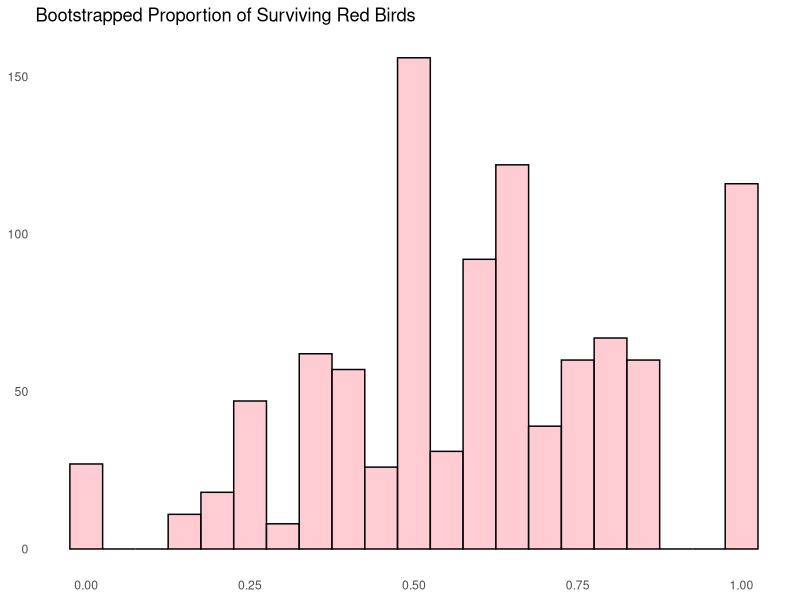

Write the R code that produced this figure.
# Install ggplot2 if you haven't already
# install.packages("ggplot2")

library(ggplot2)
library(dplyr)
# Clear all variables in the environment
rm(list = ls())

# Create the groups
long_birds <- rep("Red", 5)   # 5 Red individuals
short_birds <- rep("Blue", 5)  # 5 Blue individuals

# Combine both groups into one vector
group <- c(short_birds, long_birds)

# Create a data frame for plotting
group_df <- data.frame(ID = 1:10, Group = group)

# Shuffle the group and randomly select 5 individuals to "kill"
#set.seed(123)  # Set seed for reproducibility
killed_indices <- sample(1:10, 5)  # Randomly select 5 indices to kill

# Mark Killed Individuals in the data frame
group_df$Killed <- FALSE  # Initialize the Killed column
group_df$Killed[killed_indices] <- TRUE  # Mark the killed individuals

# Number of bootstrap samples
n_bootstrap <- 1000 #do this a number of times
bootstrap_results <- numeric(n_bootstrap)

# sample from your bootstrapped population 
for (i in 1:n_bootstrap) {
  # Sample with replacement from the original data, respecting killed status
  bootstrap_sample <- sample(1:10, 10, replace = TRUE)
  
  # Get the Groups and Killed status for the sampled indices
  sampled_groups <- group_df$Group[bootstrap_sample]
  sampled_killed <- group_df$Killed[bootstrap_sample]
  
  # Calculate the proportion of surviving Red birds
  bootstrap_results[i] <- mean(sampled_groups[sampled_killed == FALSE] == "Red")
}

# Create a data frame for bootstrap results
bootstrap_df <- data.frame(Proportion_Surviving_Red = bootstrap_results)

# Plot the distribution of bootstrap results
p<-ggplot(bootstrap_df, aes(x = Proportion_Surviving_Red)) +
  geom_histogram(binwidth = 0.05, fill = "lightpink", color = "black", alpha = 0.7) +
  labs(title = "Bootstrapped Proportion of Surviving Red Birds",
       x = "Proportion of Surviving Red Birds",
       y = "Frequency") +
  theme_minimal() +
  theme(panel.grid.major = element_blank(),  # Remove major grid lines
        panel.grid.minor = element_blank(),  # Remove minor grid lines
        axis.title.x = element_blank(), 
        axis.title.y = element_blank()) 
p

# Assume p_null is the null hypothesis proportion (e.g., 50% red survival)
observed_proportion <- 0.5977786

# Perform a one-sample t-test
t_test_result <- t.test(bootstrap_results, mu = observed_proportion)
# Extract the p-value from the t-test result
p_value <- t_test_result$p.value
# Print the p-value
t_test_result
